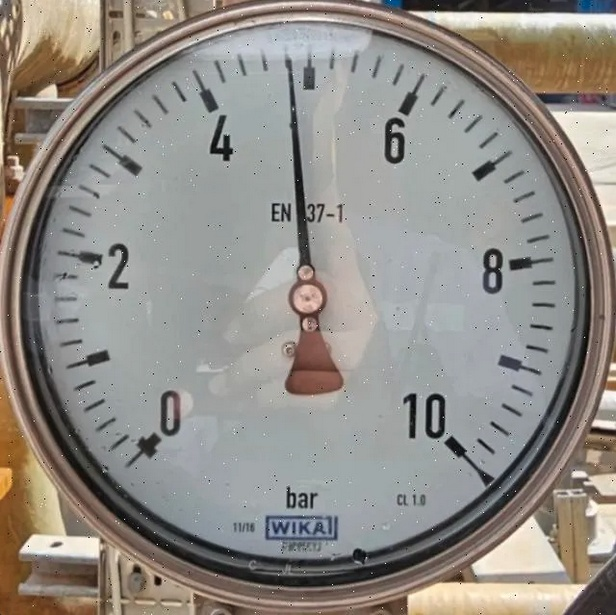
#> input picture Model/debug_original.jpg, 616 x 615 px, given in place of out.png.jpg, which was not available
$ python guagereader_opencv.py
#> lines starting #> are read from the running program, lines starting #| are printed output that depends on the picture; after the words box and inside, x2 and y2 are one past the last pixel; in counts of white or black regions, pixels touching at a corner belong together; pictures that were not available may be replaced by others from this repository, and a replacement may not be noted
#> the answer given: .
#> the answer given: out.png
import cv2
import numpy as np
import time

def avg_circles(circles, b):
    avg_x=0
    avg_y=0
    avg_r=0
    for i in range(b):
        #optional - average for multiple circles (can happen when a gauge is at a slight angle)
        avg_x = avg_x + circles[0][i][0]
        avg_y = avg_y + circles[0][i][1]
        avg_r = avg_r + circles[0][i][2]
    avg_x = int(avg_x/(b))
    avg_y = int(avg_y/(b))
    avg_r = int(avg_r/(b))
    return avg_x, avg_y, avg_r

def dist_2_pts(x1, y1, x2, y2):
    #print np.sqrt((x2-x1)^2+(y2-y1)^2)
	return np.sqrt((x2 - x1)**2 + (y2 - y1)**2)

def calibrate_gauge(filename,folder_path):
	'''
		This function should be run using a test image in order to calibrate the range available to the dial as well as the
        units.  It works by first finding the center point and radius of the gauge.  Then it draws lines at hard coded intervals
        (separation) in degrees.  It then prompts the user to enter position in degrees of the lowest possible value of the gauge,
        as well as the starting value (which is probably zero in most cases but it won't assume that).  It will then ask for the
        position in degrees of the largest possible value of the gauge. Finally, it will ask for the units.  This assumes that
        the gauge is linear (as most probably are).
        It will return the min value with angle in degrees (as a tuple), the max value with angle in degrees (as a tuple),
        and the units (as a string).
	'''
#> called with filename = 'out.png', folder_path = '.'

	img = cv2.imread(folder_path + "/" + filename + ".jpg")
#> img is the input picture: shape (615, 616, 3); mean B, G, R 134.9, 140.6, 144.8
	height, width = img.shape[:2]
#> height = 615; width = 616
	gray = cv2.cvtColor(img, cv2.COLOR_BGR2GRAY)  #convert to gray
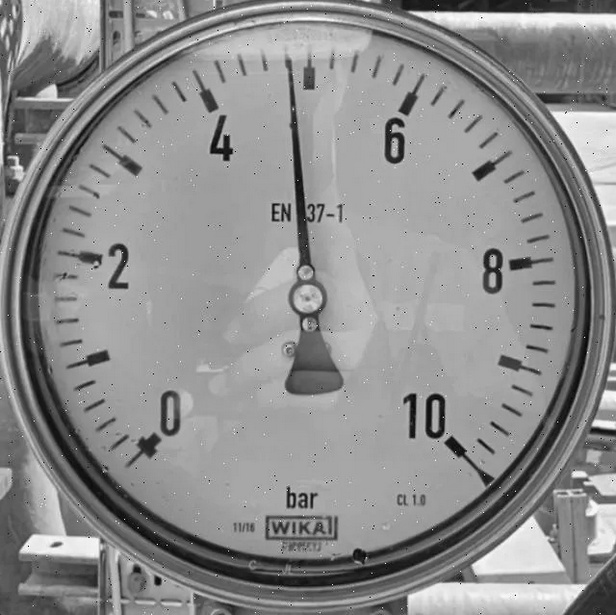
#> gray: shape (615, 616); min 0, max 254, mean 141.2
    #gray = cv2.GaussianBlur(gray, (5, 5), 0)
    # gray = cv2.medianBlur(gray, 5)

    #for testing, output gray image
    #cv2.imwrite('gauge-%s-bw.%s' %(gauge_number, file_type),gray)

    #detect circles
    #restricting the search from 35-48% of the possible radii gives fairly good results across different samples.  Remember that
    #these are pixel values which correspond to the possible radii search range.
	circles = cv2.HoughCircles(gray, cv2.HOUGH_GRADIENT, 1, 20, np.array([]), 100, 50, int(height*0.35), int(height*0.48))
#> circles = 39 rows, first 8: [304.5, 307.5, 294.4], [295.5, 287.5, 284.5], [323.5, 296.5, 285.6], [282.5, 305.5, 294.4], [316.5, 277.5, 285.6], [324.5, 316.5, 281.2], [296.5, 327.5, 281.2], [336.5, 280.5, 265.8]
    # average found circles, found it to be more accurate than trying to tune HoughCircles parameters to get just the right one
	a, b, c = circles.shape
#> a = 1; b = 39; c = 3
	x,y,r = avg_circles(circles, b)
#> the loop in avg_circles, `for i in range(b):` made 39 passes
#> (avg_x, avg_y, avg_r) on passes 1 to 12: (304.5, 307.5, 294.4), (600, 595, 578.9), (923.5, 891.5, 864.5), (1206, 1197, 1158.9), (1522.5, 1474.5, 1444.5), (1847, 1791, 1725.7), (2143.5, 2118.5, 2006.9), (2480, 2399, 2272.7), (2776.5, 2664.5, 2567.1), (3119, 2970, 2835.1), (3394.5, 3295.5, 3109.7), (3665, 3585, 3371.1)
#> after the loop in avg_circles, `for i in range(b):`: avg_r = 10037.3; avg_x = 11906.5; avg_y = 11639.5
#> in avg_circles, `avg_x = int(avg_x/(b))`: avg_x = 305
#> in avg_circles, `avg_y = int(avg_y/(b))`: avg_y = 298
#> in avg_circles, `avg_r = int(avg_r/(b))`: avg_r = 257
#> x = 305; y = 298; r = 257

    #draw center and circle
	cv2.circle(img, (x, y), r, (0, 0, 255), 3, cv2.LINE_AA)  # draw circle
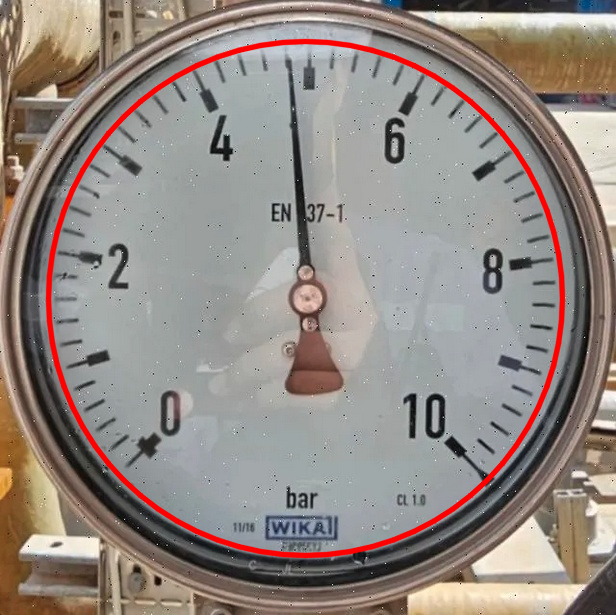
#> img: shape (615, 616, 3); 2.88% of pixels changed, all inside (x1, y1, x2, y2) = (45, 38, 566, 559)
	cv2.circle(img, (x, y), 2, (0, 255, 0), 3, cv2.LINE_AA)  # draw center of circle
#> img: shape (615, 616, 3); 0.02% of pixels changed, all inside (x1, y1, x2, y2) = (300, 294, 311, 303)

    #for calibration, plot lines from center going out at every 10 degrees and add marker
    #for i from 0 to 36 (every 10 deg)

	'''
    goes through the motion of a circle and sets x and y values based on the set separation spacing.  Also adds text to each
    line.  These lines and text labels serve as the reference point for the user to enter
    NOTE: by default this approach sets 0/360 to be the +x axis (if the image has a cartesian grid in the middle), the addition
    (i+9) in the text offset rotates the labels by 90 degrees so 0/360 is at the bottom (-y in cartesian).  So this assumes the
    gauge is aligned in the image, but it can be adjusted by changing the value of 9 to something else.
	'''
	separation = 10.0 #in degrees
	interval = int(360 / separation)
	p1 = np.zeros((interval,2))  #set empty arrays
	p2 = np.zeros((interval,2))
	p_text = np.zeros((interval,2))
	for i in range(0,interval):
		for j in range(0,2):
			if (j%2==0):
				p1[i][j] = x + 0.9 * r * np.cos(separation * i * 3.14 / 180) #point for lines
			else:
				p1[i][j] = y + 0.9 * r * np.sin(separation * i * 3.14 / 180)
#> after the loop, p1 = 36 pairs, first value 73.7 to 536.3, second value 66.7 to 529.3
	text_offset_x = 10
	text_offset_y = 5
	for i in range(0, interval):
		for j in range(0, 2):
			if (j % 2 == 0):
				p2[i][j] = x + r * np.cos(separation * i * 3.14 / 180)
				p_text[i][j] = x - text_offset_x + 1.2 * r * np.cos((separation) * (i+9) * 3.14 / 180) #point for text labels, i+9 rotates the labels by 90 degrees
			else:
				p2[i][j] = y + r * np.sin(separation * i * 3.14 / 180)
				p_text[i][j] = y + text_offset_y + 1.2* r * np.sin((separation) * (i+9) * 3.14 / 180)  # point for text labels, i+9 rotates the labels by 90 degrees
#> after the loop, p2 = 36 pairs, first value 48 to 562, second value 41 to 555; p_text = 36 pairs, first value -13.4 to 603.4, second value -5.4 to 611.4

    #add the lines and labels to the image
	for i in range(0,interval):
		cv2.line(img, (int(p1[i][0]), int(p1[i][1])), (int(p2[i][0]), int(p2[i][1])),(0, 255, 0), 2)
		cv2.putText(img, '%s' %(int(i*separation)), (int(p_text[i][0]), int(p_text[i][1])), cv2.FONT_HERSHEY_SIMPLEX, 0.3,(0,0,0),1,cv2.LINE_AA)
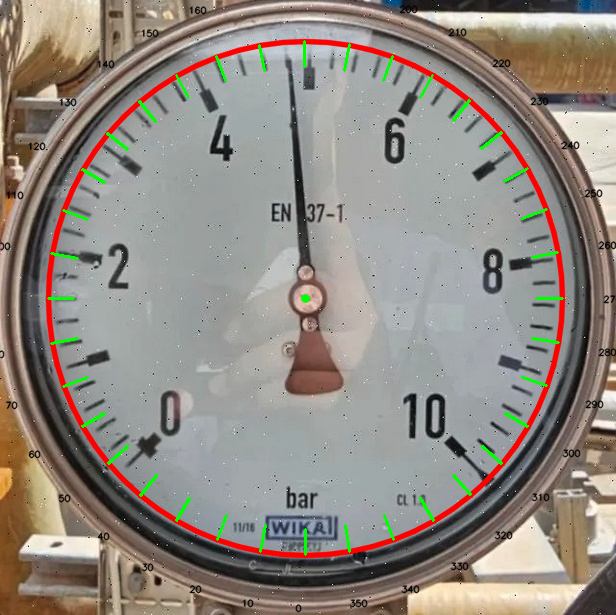
#> img: shape (615, 616, 3); mean B, G, R 129.8, 137.6, 145.3

    #for testing, you can comment below
	cv2.imwrite(folder_path + "/" + filename + "-calibration.jpg", img)

    #get user input on min, max, values, and units
	print ("For image file:" + filename + "-calibration.jpg")
#> (the run stopped early here; a loop or call above may not have finished)
